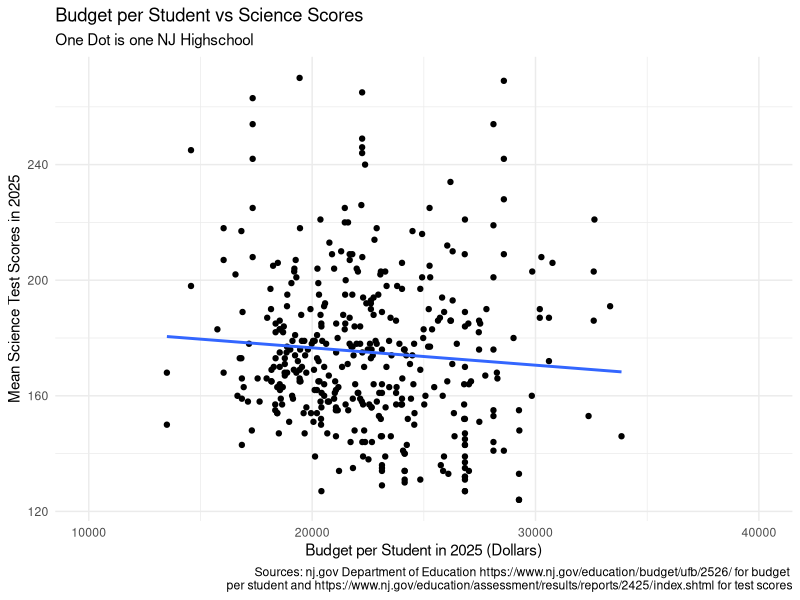

This figure's R source:

#Import tidyverse and dplyr
library(tidyverse)
library(dplyr)

#Import budget_scores with the z scores
budget_scores <- read.csv("data/budget_scores.csv")

#Create a figure showing budget per student vs Science test scores
budget_general_science <- ggplot(budget_scores, aes(x = budget_per_pupil, y = science_mean_scale_score)) +
  geom_point() +
  geom_smooth(method = "lm", se = FALSE) +
  coord_cartesian(xlim = c(10000, 40000)) +
  labs(
    title = "Budget per Student vs Science Scores",
    subtitle = "One Dot is one NJ Highschool",
    x = "Budget per Student in 2025 (Dollars)",
    y = "Mean Science Test Scores in 2025", 
    caption = "Sources: nj.gov Department of Education https://www.nj.gov/education/budget/ufb/2526/ for budget \n per student and https://www.nj.gov/education/assessment/results/reports/2425/index.shtml for test scores" 
  ) +
  theme_minimal()

#Save the figure
ggsave("output/figures/budget_general_science.png", budget_general_science, width =  6, height = 5, bg = "white")
